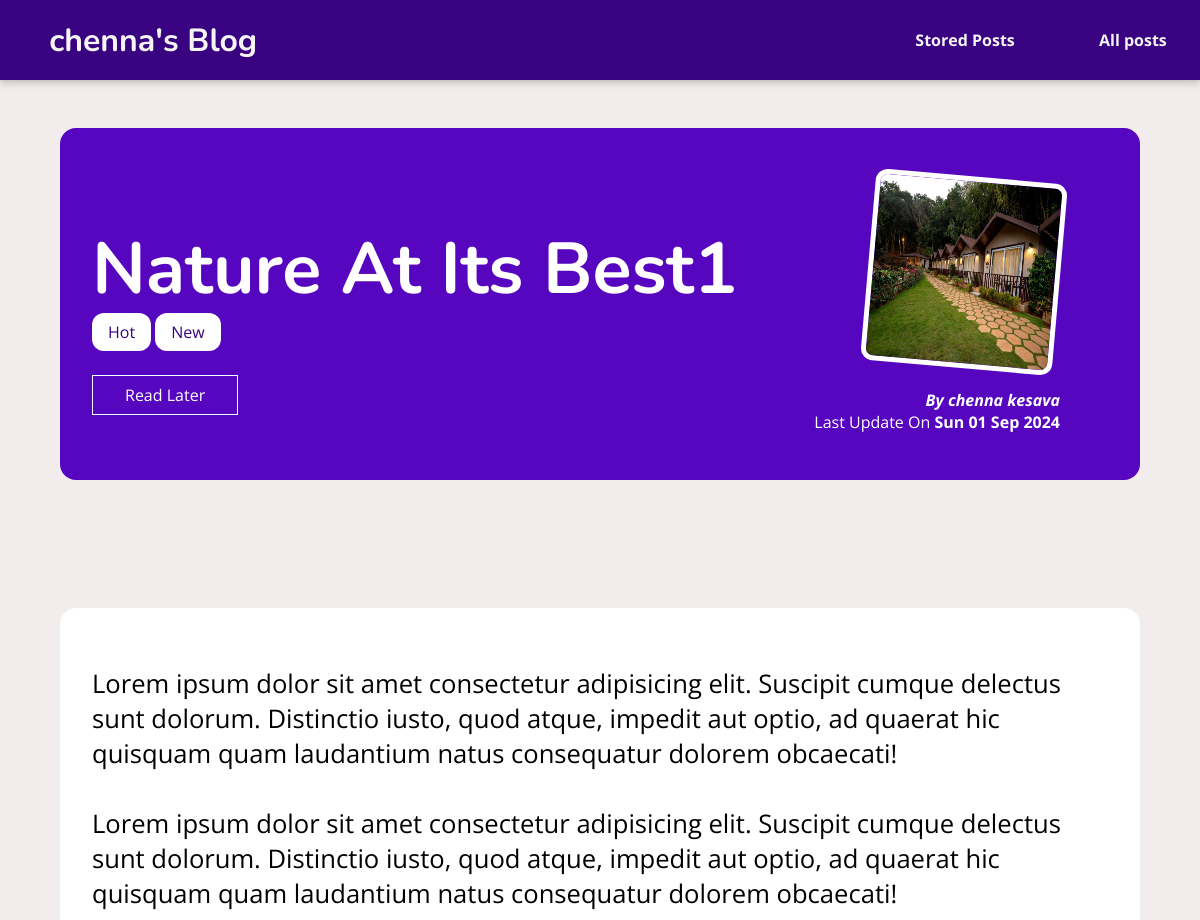
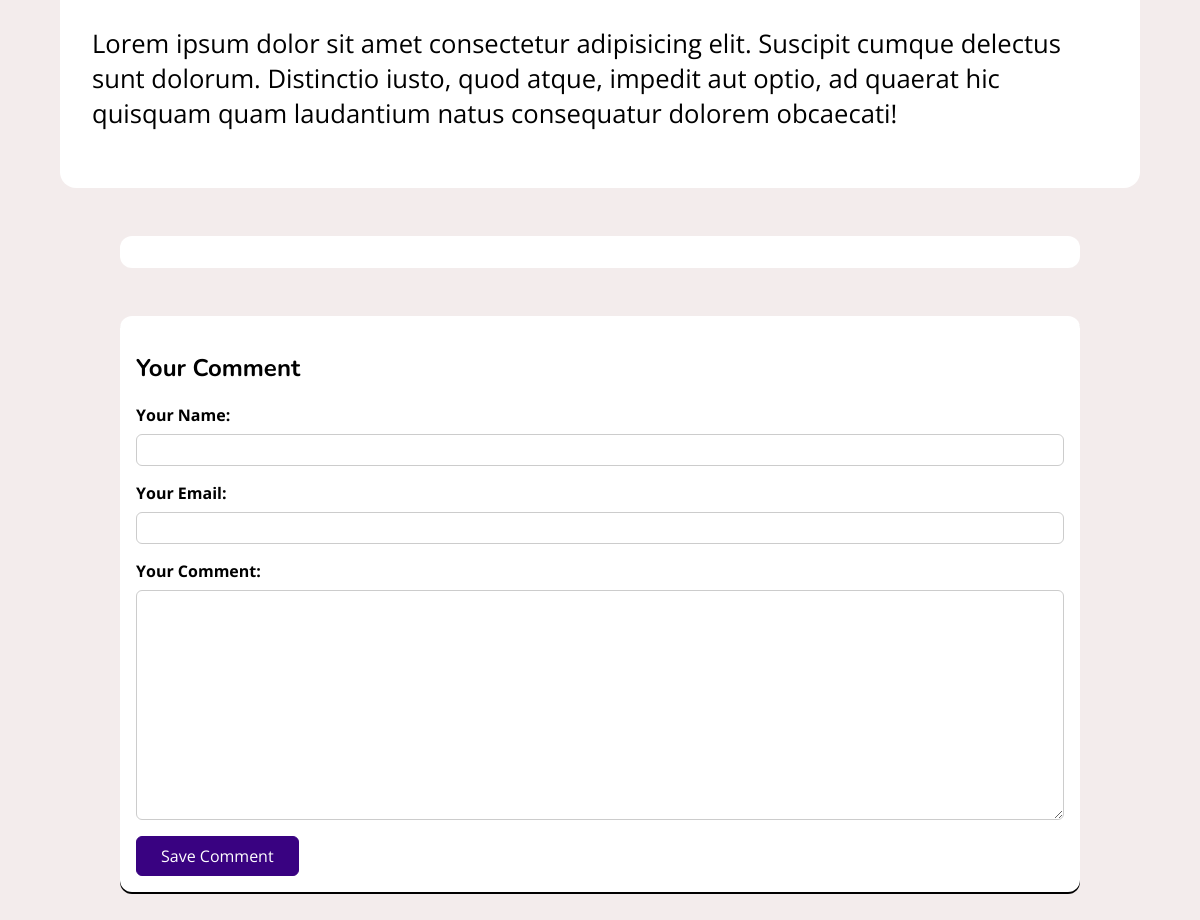
Page /posts/d on the committed database (2 pictures, top to bottom).
### blog/models.py (models this page shows, shortened)
class Post(models.Model):
    title = models.CharField(max_length=100)
    excerpt = models.CharField(max_length=150)
    image = models.ImageField(upload_to="posts", null=True)
    date = models.DateField(auto_now=True)
    slug = models.SlugField(unique=True, db_index=True)
    content = models.TextField(validators=[MinLengthValidator(10)])
    author = models.ForeignKey(Author, on_delete=models.SET_NULL, null=True, related_name="posts")
    tags = models.ManyToManyField(Tag)

class Tag(models.Model):
    caption = models.CharField(max_length=20)

class Author(models.Model):
    first_name = models.CharField(max_length=100)
    last_name = models.CharField(max_length=100)
    email_address = models.EmailField()
    def full_name(self):
        return f"{self.first_name} {self.last_name}"
    def __str__(self):
        return self.full_name()

### blog/views.py (the view, shortened to what this page needs)
# urls.py: path("posts/<slug:slug>", views.DetailPostView.as_view(), name="post_detail_page"),
class DetailPostView(View):
    def is_stored_posts(self, request, post_id):
        stored_posts = request.session.get("stored_posts")
        if stored_posts is not None:
            is_saved_for_later = post_id in stored_posts
        else:
            is_saved_for_later = False
        return is_saved_for_later
    def get(self, request, slug):
        post = Post.objects.get(slug=slug)
        context = {
            "post":post,
            "post_tags": post.tags.all(),
            "comment_form": CommentForm(),
            "comments": post.comments.all().order_by("-id"),
            "saved_for_later":self.is_stored_posts(request, post.id)
        }
        return render(request, "blog/post-detail.html",context)

### blog/form.py
class CommentForm(forms.ModelForm):
    class Meta:
        model = Comment
        exclude = ["post"]
        labels = {
            "user_name":"Your Name",
            "user_email":"Your Email",
            "text":"Your Comment"
        }

### blog/templates/blog/post-detail.html (shortened to what this page needs)
{% extends "base.html" %}
{% load static %}
{% block css-file %}
<link rel="stylesheet" href="{% static "blog/post-detail.css" %}">
{% endblock %}
{% block content %}
<section id="summary">
    <h2>{{ post.title }}</h2>
    <div>
        {%for tag in post_tags%}
        <span class="tag">{{tag.caption}}</span>
        {% endfor %}
    </div>
    <div id="read_later">
        <form action="{% url "read_later" %}" method="POST">
            <button>
                {% if saved_for_later %}
                Remove from the "Read Later" List
                {% else %}
                Read Later
                {% endif %}
            </button>
        </form>
    </div>
    <article>
        <img src="{{ post.image.url }}"alt="{{ post.title }}">
        <address>By <a href="mailto:{{post.author.email_address}}">{{ post.author }}</a></address>
        <div>Last Update On <time>{{ post.date|date:"D d M Y"}}</time></div>
    </article>
</section>
<main id="post_content">
    {{ post.content|linebreaks }}
</main>
<section id="comments">
</section>
<section id="comment-form">
    <h2>Your Comment</h2>
    <form action="{% url "post_detail_page" post.slug %}" method="POST">
        {% for form_field in comment_form %}
            <div class="form-control {% if form_field.errors %}invalid{% endif %}">
                {{ form_field.label_tag }}
                {{ form_field}}
            </div>
        {% endfor %}
        <button>Save Comment</button>
    </form>
</section>
{% endblock %}

### static/base.css (style rules this page uses)
* { box-sizing: border-box; }
html { font-family:"Open Sans", sans-serif, "Nunito", "Edu VIC WA NT Beginner", cursive; }
body { margin: 0; }
h1, h2, h3 { font-family: 'Nunito', 'Open Sans', sans-serif; font-weight: bold; }

### blog/static/blog/post-detail.css (style rules this page uses)
body { background-color: #f3ecec; }
#summary { margin: 8rem auto 3rem auto; padding: 2rem; width: 90%; max-width: 90rem; border-radius: 16px; background-color: #5706c0; position: relative; box-shadow: 0 2px 8px rgna(0, 0, 0, 0.25); height: 22rem; }
#summary h2 { color: white; font-size: 4.5rem; margin-bottom: 0.2rem; }
#summary article { position: absolute; top: 2rem; right: 3rem; padding: 1rem 2rem; border-radius: 12px; text-align: right; color: white; }
#summary article img { width: 12rem; height: 12rem; border-radius: 12px; transform: rotate(5deg); border: 5px solid white; margin-bottom: 1rem; }
#summary address { font-weight: bold; }
#summary a { color: white; text-decoration: none; }
#summary time { font-weight: bold; }
#read_later { margin: 2rem 0; }
#read_later button { background-color: transparent; border: 1px solid white; padding: 0.5rem 2rem; font: inherit; color: white; cursor:pointer; }
#post_content { margin: 8rem auto 3rem auto; padding: 2rem; width: 90%; max-width: 90rem; border-radius: 16px; background-color: white; position: relative; box-shadow: 0 2px 8px rgna(0, 0, 0, 0.25); height: auto; }
#post_content p { font-size: 1.6rem; }
.tag { background-color: white; color: #390281; padding: 0.5rem 1rem; border-radius: 12px; }
#comment-form { margin: 3rem auto; width: 90%; max-width: 60rem; border-radius: 12px; background-color: white; box-shadow: 0 2px; padding: 1rem; }
#comment-form button { font: inherit; background-color: #390281; color: white; border: 1px solid #390281; padding: 0.5rem 1.5rem; border-radius: 6px; }
.form-control { margin-bottom: 1rem; }
.form-control label { font-weight: bold; margin-bottom: 0.5rem; display: block; }
.form-control input, .form-control textarea { display: block; width: 100%; font: inherit; padding: 0.25rem; border-radius: 6px; border: 1px solid #ccc; }
#comments { margin: 3rem auto; width: 90%; max-width: 60rem; border-radius: 12px; background-color: white; position: relative; box-shadow: 0 2px 8px rgna(0, 0, 0, 0.25); height: auto; padding: 1rem 2rem; }

### rows in the picture
Post: title "Nature At Its Best1", image (picture), author "chenna kesava", date "Sun 01 Sep 2024", content "Lorem ipsum dolor sit amet consectetur adipisicing elit. Suscipit cumque delectus sunt dolorum. Distinctio iusto, quod atque, impedit aut optio, ad quaerat hic quisquam quam laudantium natus consequatur dolorem obcaecati! Lorem ipsum dolor sit amet consectetur adipisicing elit. Suscipit cumque delectus sunt dolorum. Distinctio iusto, quod atque, impedit aut optio, ad quaerat hic quisquam quam laudantium natus consequatur dolorem obcaecati! Lorem ipsum dolor sit amet consectetur adipisicing elit. Suscipit cumque delectus sunt dolorum. Distinctio iusto, quod atque, impedit aut optio, ad quaerat hic quisquam quam laudantium natus consequatur dolorem obcaecati!"
Tag: caption "Hot"
Tag: caption "New"
